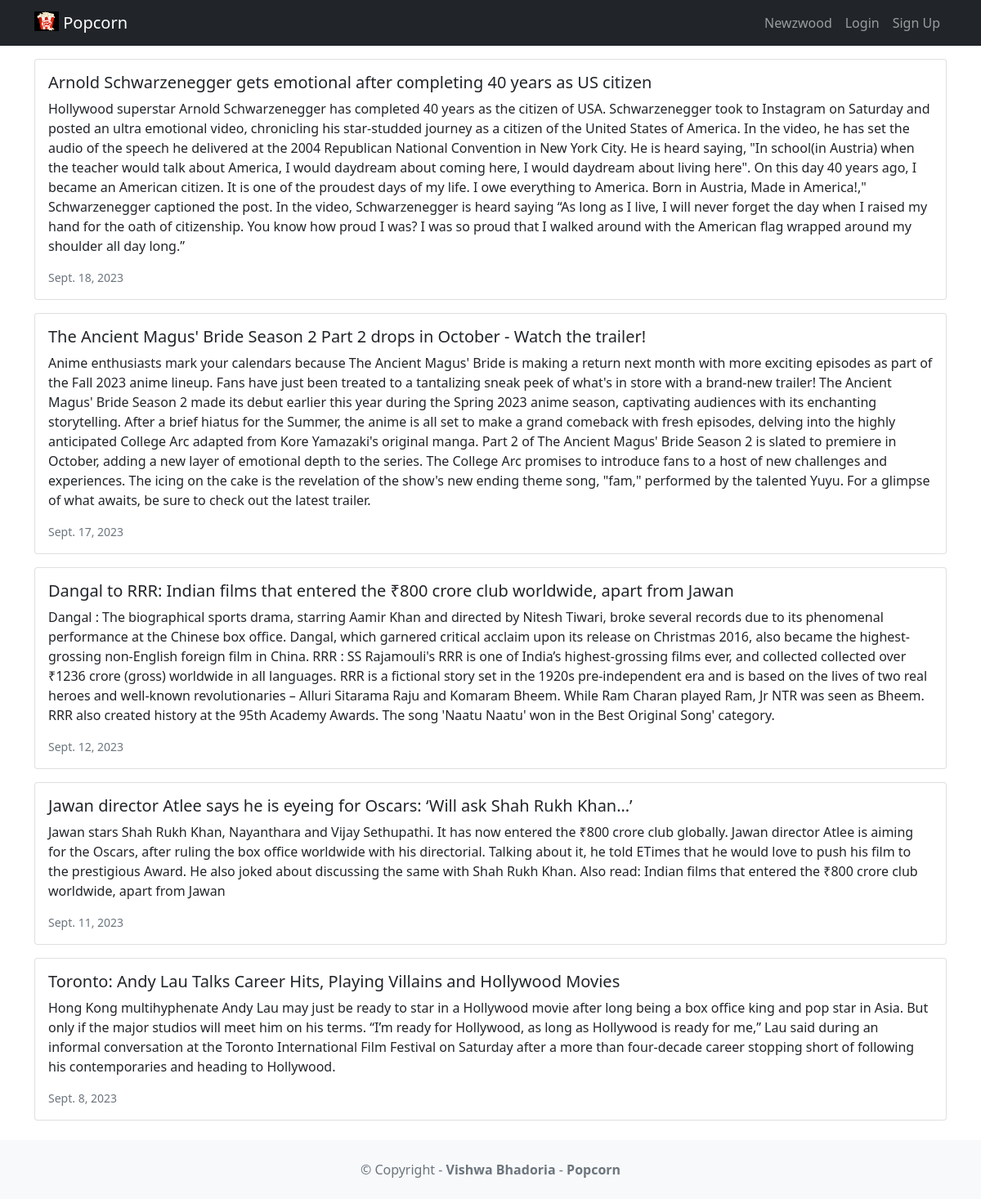
Page /news/ on the committed database.
### news/models.py (models this page shows, shortened)
class News(models.Model):
    headline=models.CharField(max_length=250)
    body=models.TextField()
    date=models.DateField()

### news/views.py (the view)
# urls.py: path('news/',include('news.urls')),
def news(request):
    newss=News.objects.all().order_by('-date')
    return render(request,'news.html',{'newss':newss})

### news/templates/news.html (shortened to what this page needs)
<html>
<head>
<link href="https://cdn.jsdelivr.net/npm/
bootstrap@5.1.1/dist/css/bootstrap.min.css"
rel="stylesheet">
</head>
<body>
    {% extends 'base.html' %}
    {% block content %}
    {% for news in newss %}
    <div class="card mb-3">
        <div class="row g-0">
        <div>
        <div class="card-body">
        <h5 class="card-title">{{ news.headline }}</h5>
        <p class="card-text">{{ news.body }}</p>
        <p class="card-text">
            <small class="text-muted">{{ news.date }}</small>
        </p>
    </div>
</div>
</div>
</div>
    {% endfor %}
{% endblock content %}

### rows in the picture
News: headline "Arnold Schwarzenegger gets emotional after completing 40 years as US citizen", body "Hollywood superstar Arnold Schwarzenegger has completed 40 years as the citizen of USA. Schwarzenegger took to Instagram on Saturday and posted an ultra emotional video, chronicling his star-studded journey as a citizen of the United States of America. In the video, he has set the audio of the speech he delivered at the 2004 Republican National Convention in New York City. He is heard saying, \"In school(in Austria) when the teacher would talk about America, I would daydream about coming here, I would daydream about living here\". On this day 40 years ago, I became an American citizen. It is one of the proudest days of my life. I owe everything to America. Born in Austria, Made in America!,\"…", date "Sept. 18, 2023"
News: headline "The Ancient Magus' Bride Season 2 Part 2 drops in October - Watch the trailer!", body "Anime enthusiasts mark your calendars because The Ancient Magus' Bride is making a return next month with more exciting episodes as part of the Fall 2023 anime lineup. Fans have just been treated to a tantalizing sneak peek of what's in store with a brand-new trailer! The Ancient Magus' Bride Season 2 made its debut earlier this year during the Spring 2023 anime season, captivating audiences with its enchanting storytelling. After a brief hiatus for the Summer, the anime is all set to make a grand comeback with fresh episodes, delving into the highly anticipated College Arc adapted from Kore Yamazaki's original manga. Part 2 of The Ancient Magus' Bride Season 2 is slated to premiere in…", date "Sept. 17, 2023"
News: headline "Dangal to RRR: Indian films that entered the ₹800 crore club worldwide, apart from Jawan", body "Dangal : The biographical sports drama, starring Aamir Khan and directed by Nitesh Tiwari, broke several records due to its phenomenal performance at the Chinese box office. Dangal, which garnered critical acclaim upon its release on Christmas 2016, also became the highest-grossing non-English foreign film in China. RRR : SS Rajamouli's RRR is one of India’s highest-grossing films ever, and collected collected over ₹1236 crore (gross) worldwide in all languages. RRR is a fictional story set in the 1920s pre-independent era and is based on the lives of two real heroes and well-known revolutionaries – Alluri Sitarama Raju and Komaram Bheem. While Ram Charan played Ram, Jr NTR was seen as…", date "Sept. 12, 2023"
News: headline "Jawan director Atlee says he is eyeing for Oscars: ‘Will ask Shah Rukh Khan…’", body "Jawan stars Shah Rukh Khan, Nayanthara and Vijay Sethupathi. It has now entered the ₹800 crore club globally. Jawan director Atlee is aiming for the Oscars, after ruling the box office worldwide with his directorial. Talking about it, he told ETimes that he would love to push his film to the prestigious Award. He also joked about discussing the same with Shah Rukh Khan. Also read: Indian films that entered the ₹800 crore club worldwide, apart from Jawan", date "Sept. 11, 2023"
News: headline "Toronto: Andy Lau Talks Career Hits, Playing Villains and Hollywood Movies", body "Hong Kong multihyphenate Andy Lau may just be ready to star in a Hollywood movie after long being a box office king and pop star in Asia. But only if the major studios will meet him on his terms. “I’m ready for Hollywood, as long as Hollywood is ready for me,” Lau said during an informal conversation at the Toronto International Film Festival on Saturday after a more than four-decade career stopping short of following his contemporaries and heading to Hollywood.", date "Sept. 8, 2023"
